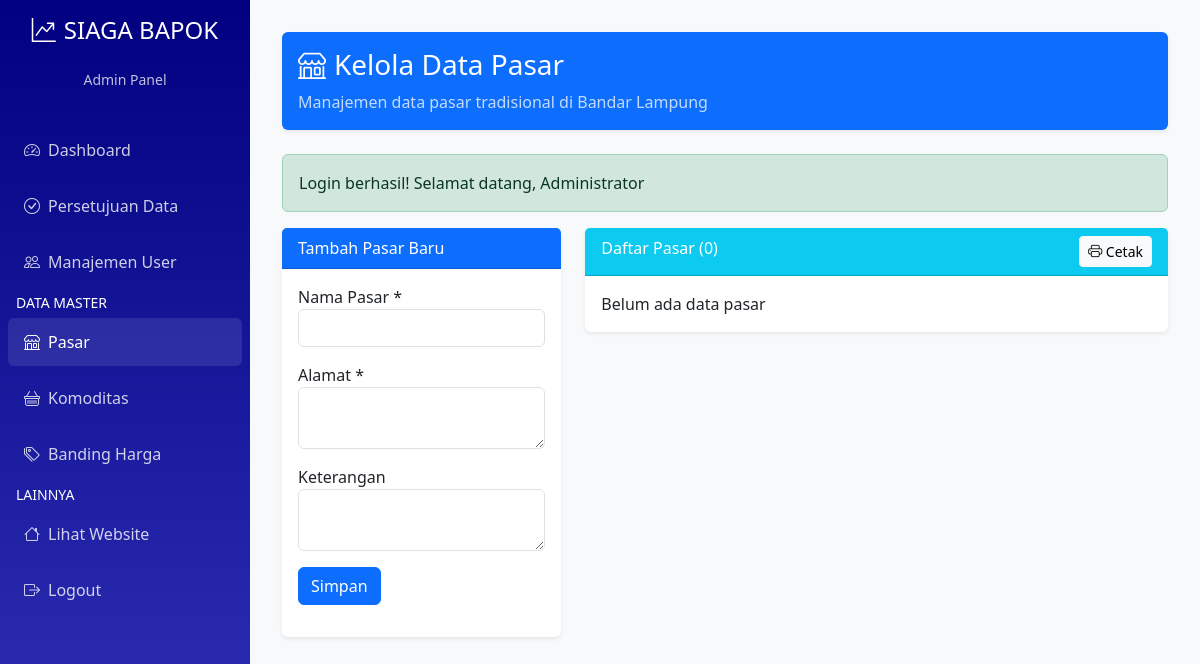
/admin/markets.php (signed in), run on an earlier commit of the app's database.
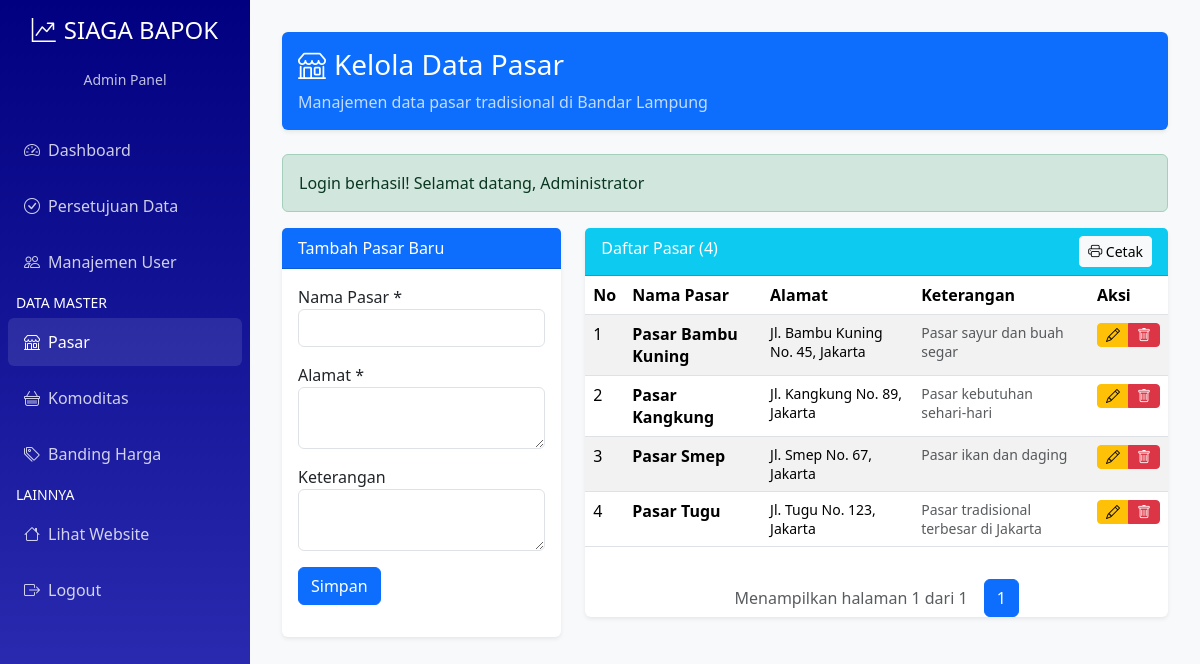
And on a later commit of the database.
### tables this page shows
CREATE TABLE pasar (
    id_pasar INT PRIMARY KEY AUTO_INCREMENT,
    nama_pasar VARCHAR(100) NOT NULL,
    alamat TEXT,
    keterangan TEXT,
    created_at TIMESTAMP DEFAULT CURRENT_TIMESTAMP,
    updated_at TIMESTAMP DEFAULT CURRENT_TIMESTAMP ON UPDATE CURRENT_TIMESTAMP
);

### config/database.php (called while the page is built, shortened)
<?php
class Database {
    private $host = 'localhost';
    private $username = 'root';
    private $password = '';
    private $database = 'siagabapok_db';
    private $charset = 'utf8mb4';
    private $pdo;
    private function connect() {
        try {
            $dsn = "mysql:host={$this->host};dbname={$this->database};charset={$this->charset}";
            $options = [
                PDO::ATTR_ERRMODE => PDO::ERRMODE_EXCEPTION,
                PDO::ATTR_DEFAULT_FETCH_MODE => PDO::FETCH_ASSOC,
                PDO::ATTR_EMULATE_PREPARES => false,
            ];
            $this->pdo = new PDO($dsn, $this->username, $this->password, $options);
        } catch (PDOException $e) {
            die("Database connection failed: " . $e->getMessage());
        }
    }
    public function query($sql, $params = []) {
        try {
            $stmt = $this->pdo->prepare($sql);
            $stmt->execute($params);
            return $stmt;
        } catch (PDOException $e) {
            error_log("Database query error: " . $e->getMessage());
            throw $e;
        }
    }
    public function fetchAll($sql, $params = []) {
        $stmt = $this->query($sql, $params);
        return $stmt->fetchAll();
    }
    public function fetchOne($sql, $params = []) {
        $stmt = $this->query($sql, $params);
        return $stmt->fetch();
    }
    public function execute($sql, $params = []) {
        $stmt = $this->query($sql, $params);
        return $stmt->rowCount();
    }
}
?>

### public/admin/markets.php (the view, shortened to what the changed rows need)
<?php
require_once __DIR__ . '/../../src/models/Price.php';
require_once __DIR__ . '/../../config/database.php';
$db = new Database();
$createTableSql = "CREATE TABLE IF NOT EXISTS pasar (
    id_pasar INT PRIMARY KEY AUTO_INCREMENT,
    nama_pasar VARCHAR(100) NOT NULL,
    alamat TEXT,
    keterangan TEXT,
    created_at TIMESTAMP DEFAULT CURRENT_TIMESTAMP,
    updated_at TIMESTAMP DEFAULT CURRENT_TIMESTAMP ON UPDATE CURRENT_TIMESTAMP
)";
$db->query($createTableSql);
$search = isset($_GET['search']) ? trim($_GET['search']) : '';
$page = isset($_GET['page']) ? max(1, (int)$_GET['page']) : 1;
$perPage = 10;
$where = $search ? "WHERE nama_pasar LIKE ?" : "";
$params = $search ? ["%$search%"] : [];
$total = $db->fetchOne("SELECT COUNT(*) as cnt FROM pasar $where", $params)['cnt'];
$pages = ceil($total / $perPage);
$offset = ($page - 1) * $perPage;
$markets = $db->fetchAll("SELECT * FROM pasar $where ORDER BY nama_pasar ASC LIMIT $perPage OFFSET $offset", $params);
?>
<!DOCTYPE html>
<html lang="id">
<head>
    <link href="https://cdn.jsdelivr.net/npm/bootstrap@5.3.2/dist/css/bootstrap.min.css" rel="stylesheet">
    <link href="https://cdn.jsdelivr.net/npm/bootstrap-icons@1.11.1/font/bootstrap-icons.css" rel="stylesheet">
</head>
<body>
    <div class="main-content">
    <div class="row mb-4">
        <div class="col-12">
            <div class="card bg-primary text-white">
                <div class="card-body">
                    <h1 class="h3 mb-0"><i class="bi bi-shop me-2"></i>Kelola Data Pasar</h1>
                </div>
            </div>
        </div>
    </div>
    <div class="row">
        <div class="col-lg-8 mb-4">
            <div class="card">
                <div class="card-header bg-info text-white d-flex justify-content-between">
                    <span>Daftar Pasar (<?php echo $total; ?>)</span>
                    <button class="btn btn-light btn-sm" onclick="window.print()"><i class="bi bi-printer"></i> Cetak</button>
                </div>
                <div class="card-body p-0">
                    <?php if (!empty($markets)): ?>
                        <div class="table-responsive">
                            <table class="table table-striped">
                                <thead>
                                    <tr>
                                        <th>No</th>
                                        <th>Nama Pasar</th>
                                        <th>Alamat</th>
                                        <th>Keterangan</th>
                                        <th>Aksi</th>
                                    </tr>
                                </thead>
                                <tbody>
                                    <?php foreach ($markets as $index => $m): ?>
                                        <tr>
                                            <td><?= $offset + $index + 1; ?></td>
                                            <td><strong><?= htmlspecialchars($m['nama_pasar']); ?></strong></td>
                                            <td><small><?= htmlspecialchars($m['alamat']); ?></small></td>
                                            <td><small class="text-muted"><?= $m['keterangan'] ? htmlspecialchars($m['keterangan']) : '-'; ?></small></td>
                                            <td>
                                                <div class="btn-group btn-group-sm">
                                                    <a href="?edit=<?= $m['id_pasar']; ?>" class="btn btn-warning btn-sm"><i class="bi bi-pencil"></i></a>
                                                    <button type="button" class="btn btn-danger btn-sm"
                                                            onclick="deleteMarket(<?= $m['id_pasar']; ?>, '<?= addslashes($m['nama_pasar']); ?>')">
                                                        <i class="bi bi-trash"></i>
                                                    </button>
                                                </div>
                                            </td>
                                        </tr>
                                    <?php endforeach; ?>
                                </tbody>
                            </table>
                        </div>
                            <div class="d-flex flex-column flex-lg-row justify-content-center align-items-center gap-3 mt-3">
                                <div class="text-muted">
                                    Menampilkan halaman <?= $page ?> dari <?= $pages ?>
                                </div>
                                <nav>
                                    <ul class="pagination mb-0">
                                        <?php for ($p = 1; $p <= $pages; $p++): ?>
                                            <li class="page-item <?= $p == $page ? 'active' : '' ?>">
                                                <a class="page-link" href="?search=<?= urlencode($search) ?>&page=<?= $p ?>">
                                                    <?= $p ?>
                                                </a>
                                            </li>
                                        <?php endfor; ?>
                                    </ul>
                                </nav>
                            </div>
            </div>
        </div>
    </div>
                    <?php else: ?>
                        <div class="p-3">Belum ada data pasar</div>
                    <?php endif; ?>
                </div>
            </div>
        </div>
    </div>
</div>
</body>
</html>

What changed in the data, as far as the page shows it:
added pasar: index "1", nama_pasar "Pasar Bambu Kuning", alamat "Jl. Bambu Kuning No. 45, Jakarta", keterangan "Pasar sayur dan buah segar"
added pasar: index "2", nama_pasar "Pasar Kangkung", alamat "Jl. Kangkung No. 89, Jakarta", keterangan "Pasar kebutuhan sehari-hari"
added pasar: index "3", nama_pasar "Pasar Smep", alamat "Jl. Smep No. 67, Jakarta", keterangan "Pasar ikan dan daging"
added pasar: index "4", nama_pasar "Pasar Tugu", alamat "Jl. Tugu No. 123, Jakarta", keterangan "Pasar tradisional terbesar di Jakarta"
Also different on the page:
$total: "0" → "4"
$page: (not shown) → "1"
$pages: (not shown) → "1"
text no longer shown: "Belum ada data pasar"
text now shown: "No Nama Pasar Alamat Keterangan Aksi Menampilkan halaman dari"
new list line: "1"
